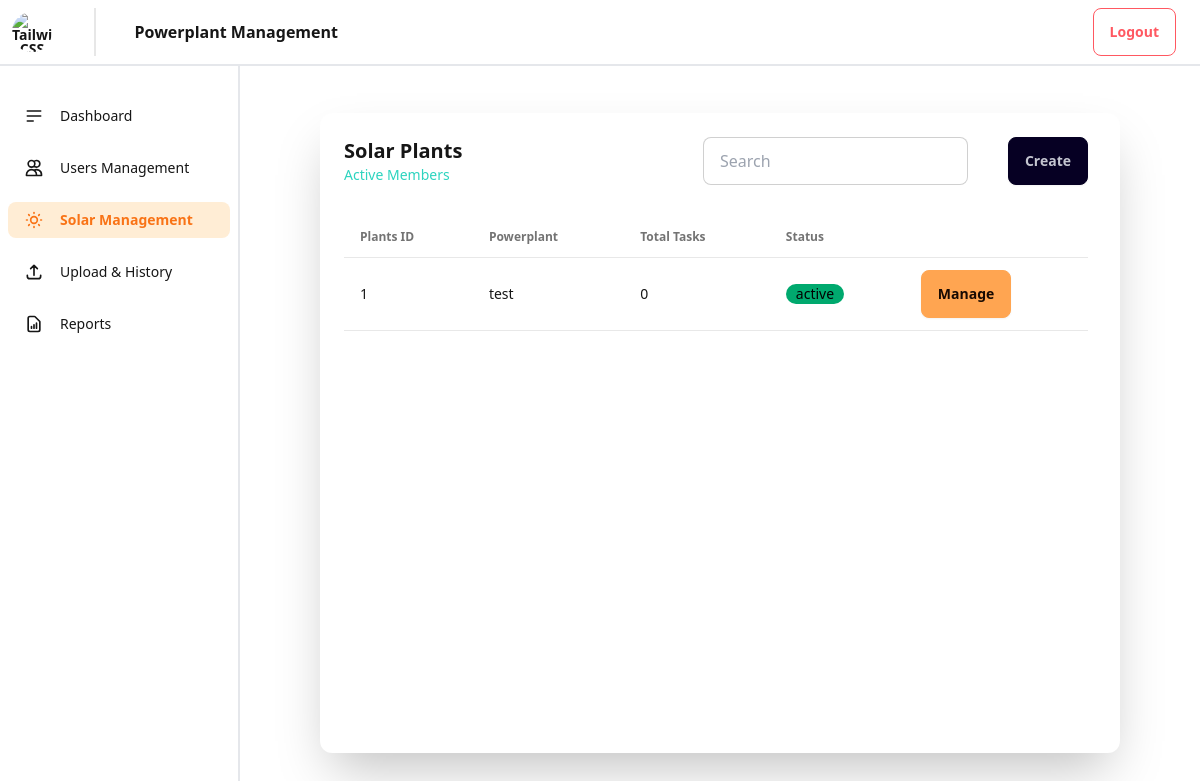
Before: /solar-system/solar_management/ with the older database file.
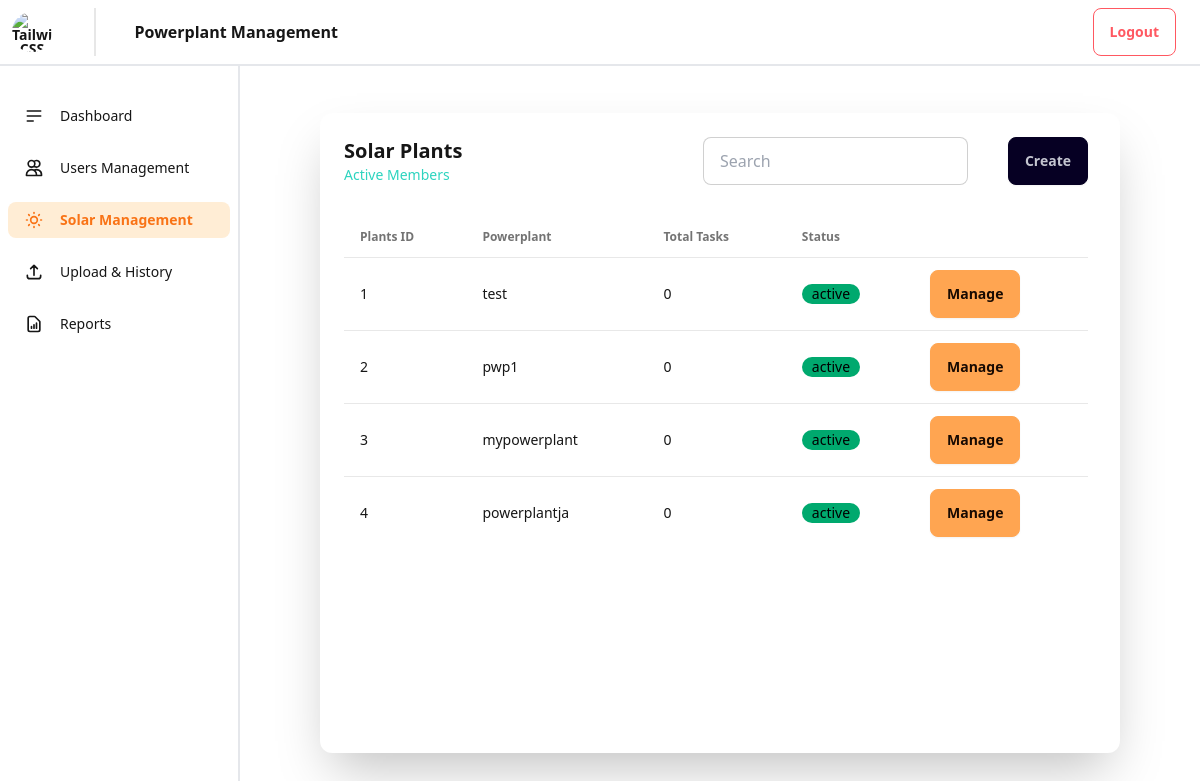
After: the same page with the newer database file.
### myadmin/models.py (models this page shows, shortened)
class PowerPlant(models.Model):
    name = models.CharField(max_length=100)
    latitude = models.FloatField()
    longitude = models.FloatField()
    admin = models.ManyToManyField(CustomUser, related_name='admins')
    drone_controller = models.ManyToManyField(
        CustomUser, related_name='drone_controllers')
    data_analyst = models.ManyToManyField(
        CustomUser, related_name='data_analysts')
    total_tasks = models.IntegerField()
    createdAt = models.DateField(auto_now_add=True)
    updatedAt = models.DateField(auto_now=True)
    class PowerPlantStatus(models.TextChoices):
        ACTIVE = 'active'
        INACTIVE = 'inactive'
    status = models.CharField(
        max_length=20,
        choices=PowerPlantStatus.choices,
        default=PowerPlantStatus.ACTIVE
    )

### myadmin/views.py (the view)
# urls.py: path('solar_management/', views.solar, name='solar_management'),
def solar(request):
    powerplants = PowerPlant.objects.all()
    context = {
        'powerplants': powerplants
    }
    return render(request, 'solar_management.html', context)

### myadmin/context_processors.py (called while the page is built, shortened)
def global_user_context(request):
    return {}

### myadmin/templates/solar_management.html
{% extends 'base.html' %} {% block title %}Admin - Solar Management{% endblock%}
{% block heading %}Powerplant Management{% endblock %} {% block content %}
<div class="flex flex-row justify-between">
  <div class="flex flex-col">
    <div class="text-xl font-bold">Solar Plants</div>
    <div class="text-sm text-teal-400">Active Members</div>
  </div>
  <div class="flex items-center gap-10">
    <input type="text" placeholder="Search" class="input input-bordered w-24 md:w-auto" />
    <a href="{% url 'create' %}">
      <button class="btn btn-neutral">Create</button>
    </a>
  </div>
</div>
<div class="overflow-x-auto overflow-y-auto mt-8" style="max-height: calc(100% - 80px)">
  <table class="table">
    <thead>
      <tr>
        <th>Plants ID</th>
        <th>Powerplant</th>
        <th>Total Tasks</th>
        <th>Status</th>
        <th></th>
      </tr>
    </thead>
    <tbody>
      {% for powerplant in powerplants %}
      <tr class="hover:bg-base-300">
        <td>{{powerplant.id}}</td>
        <td>{{powerplant.name}}</td>
        <td>{{powerplant.total_tasks}}</td>
        <td>
          <div class="badge {% if powerplant.status == 'active' %}badge-success{% else %}badge-error{% endif %}">
            {{powerplant.status}}</div>
        </td>
        <td>
          <a href="{% url 'solar_management_manage' powerplant_id=powerplant.id %}"
            class="btn btn-soft btn-accent">Manage</a>
        </td>
      </tr>
      {% endfor %}
    </tbody>
  </table>
</div>
{% endblock%}

Changed rows visible on the page:
added PowerPlant: id "2", name "pwp1", total_tasks "0", status "active"
added PowerPlant: id "3", name "mypowerplant", total_tasks "0", status "active"
added PowerPlant: id "4", name "powerplantja", total_tasks "0", status "active"
